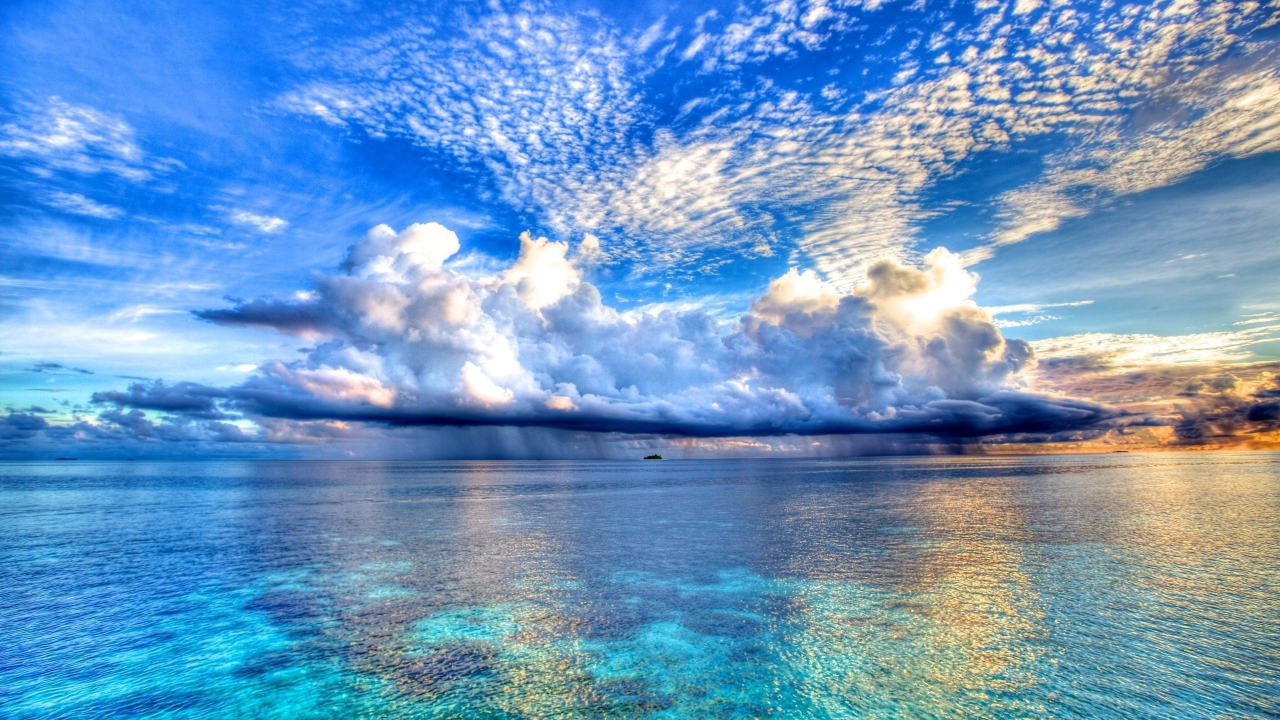
#> input picture Lesson_9/fon.png, 2560 x 1440 px (shown at 1/2 size)
$ jupyter execute labPillow.ipynb
#> lines starting #> are read from the running program, lines starting #| are printed output that depends on the picture
[cell 1]
from PIL import Image, ImageDraw, ImageFont, ImageFilter

# Открываем изображение
image = Image.open('fon.png')
#> image is the input picture: PIL image 2560x1440 RGB; mean R, G, B 108.9, 152.5, 195

# Применяем фильтры изображения
blur_image = image.filter(ImageFilter.BoxBlur(6))
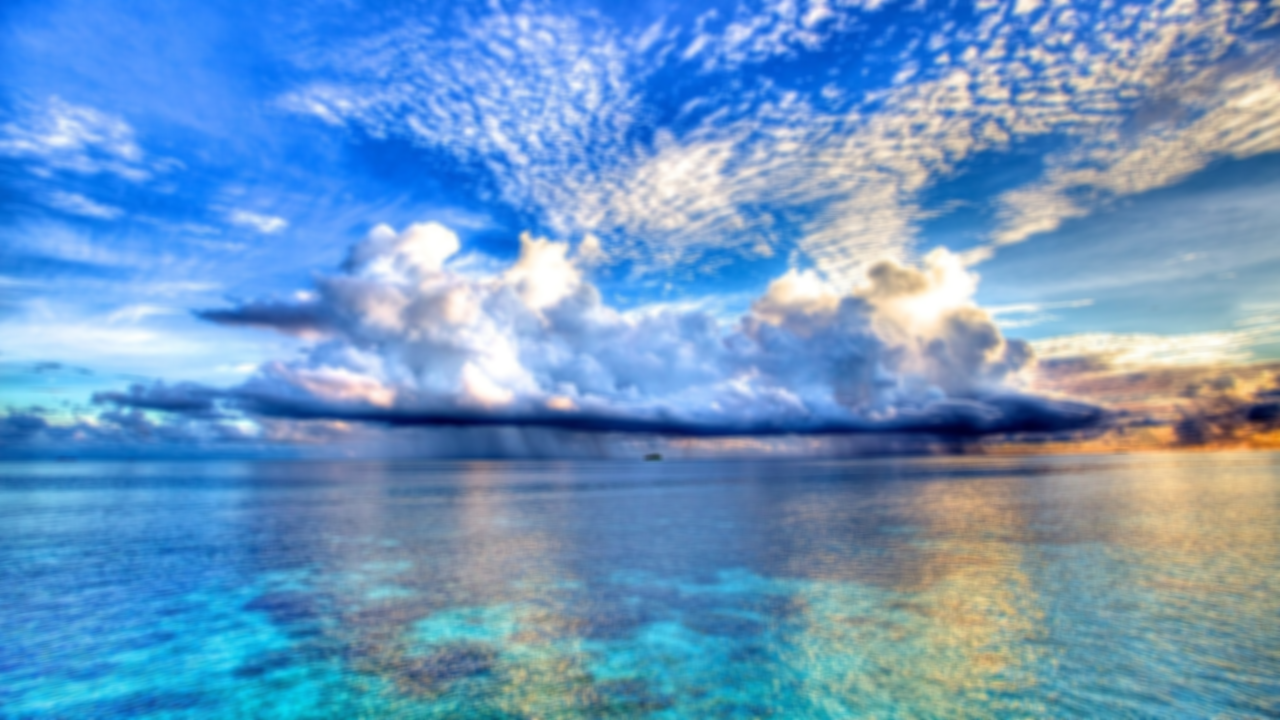
#> blur_image: PIL image 2560x1440 RGB (shown at 1/2 size); mean R, G, B 108.9, 152.5, 195
gray_image = image.convert('L')
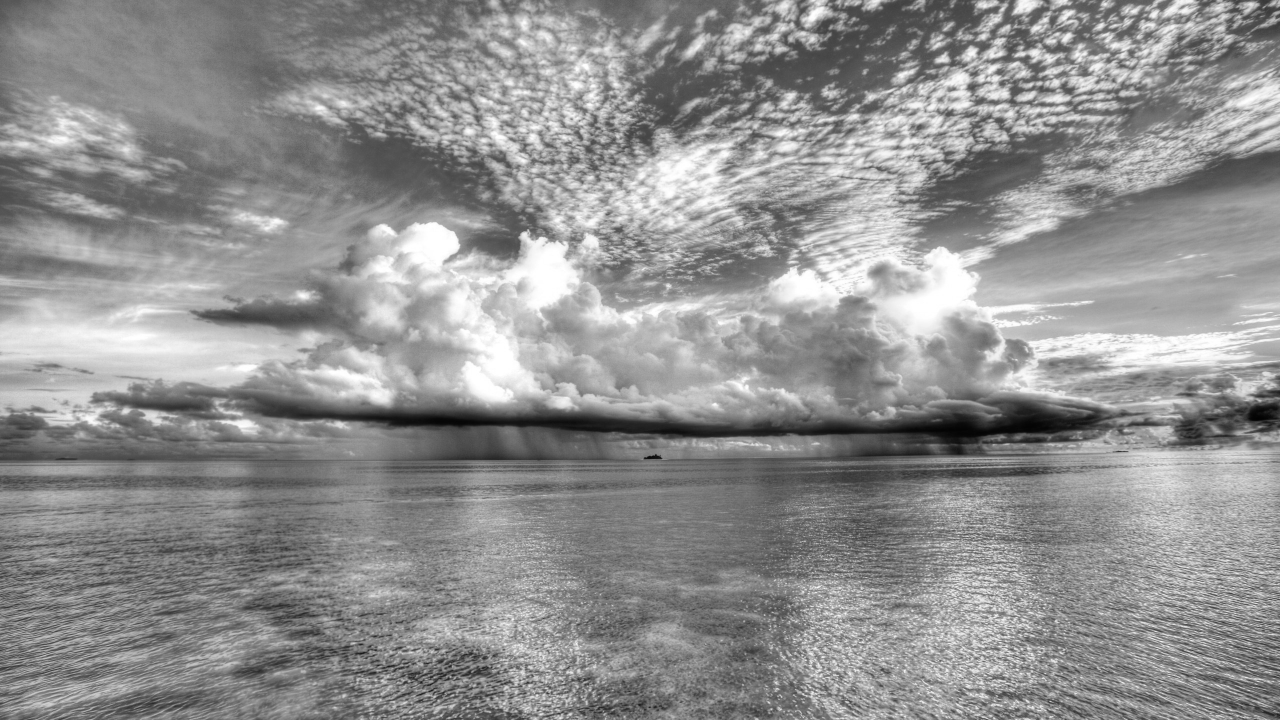
#> gray_image: PIL image 2560x1440 L (shown at 1/2 size); min 2, max 255, mean 144.3

# отрисовка прямоугольника
draw = ImageDraw.Draw(image)
draw.rectangle([(50, 50), (400, 400)], outline='red', width=4)

# отображение текста
font = ImageFont.truetype('arial.ttf', size=40)
draw.text((110, 200), 'Hello, World!', fill='RED', font=font)

# Сохраняем измененные изображения
blur_image.save('blur.jpg')
gray_image.save('gray.jpg')
image.save('output.jpg')
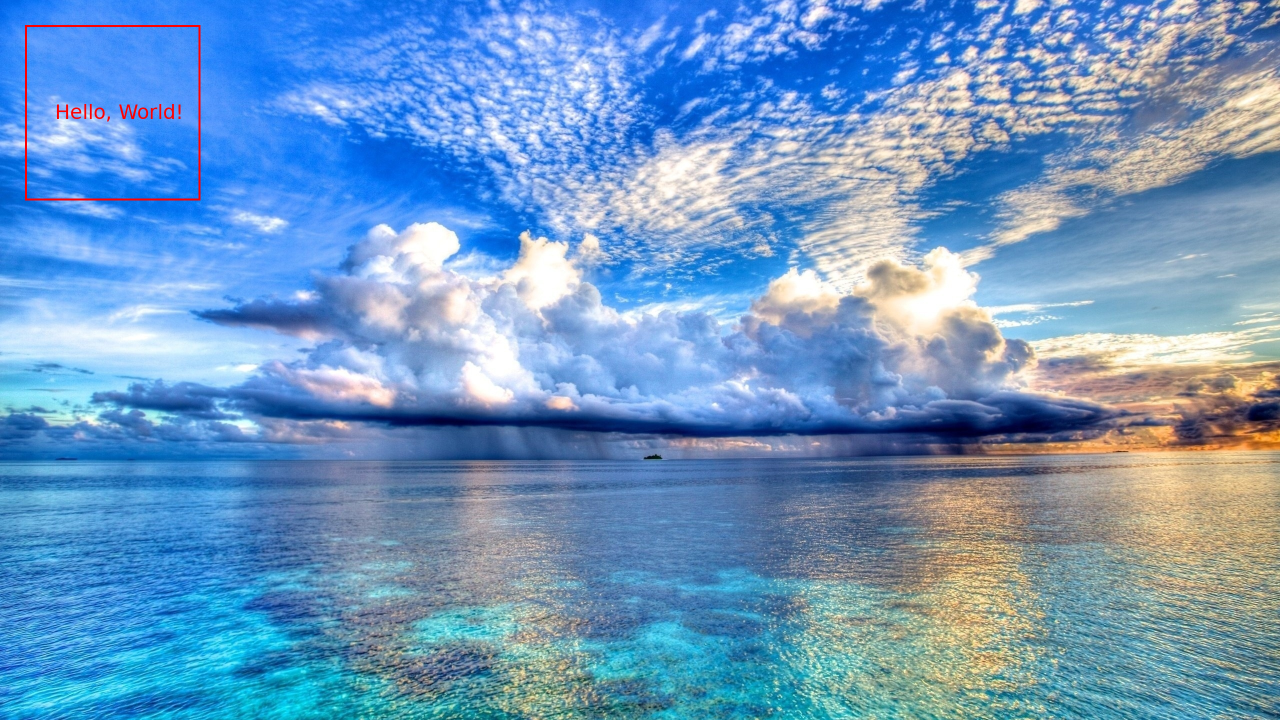
#> saved as output.jpg: PIL image 2560x1440 RGB (shown at 1/2 size); mean R, G, B 109.2, 152.2, 194.5
